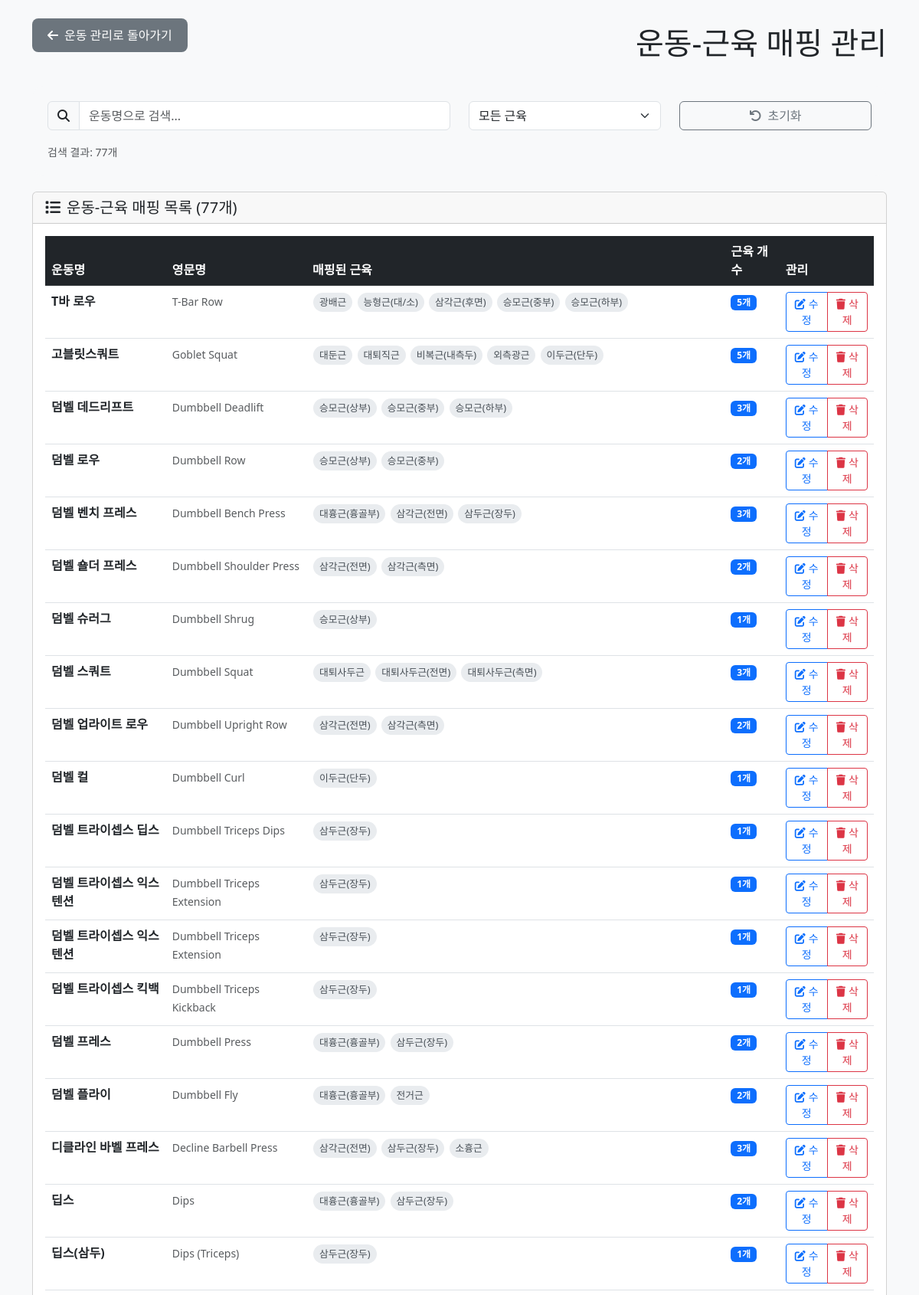
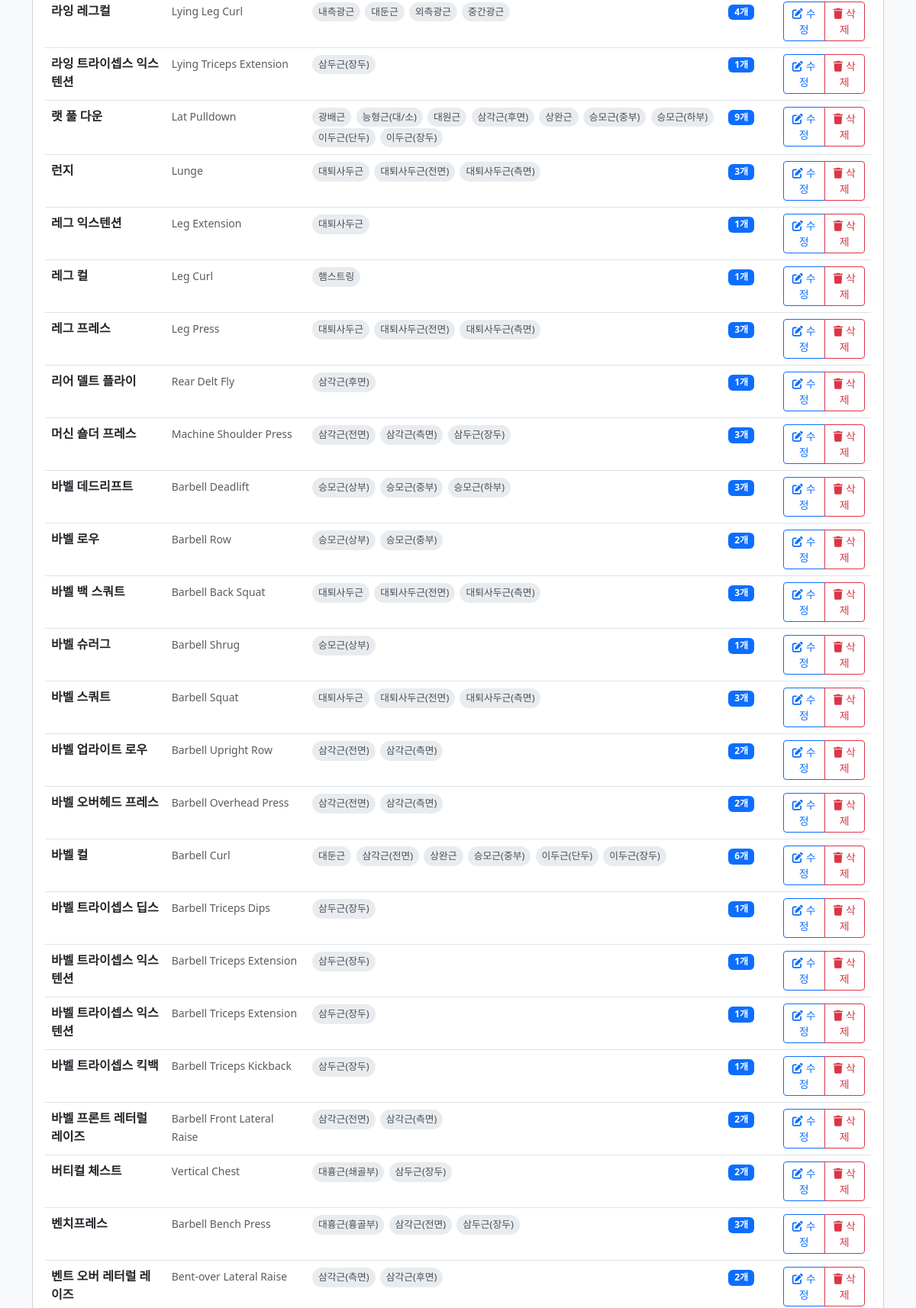
Screenshot of /admin/exercise_muscle_mapping.php (signed in, upper part) with the database file from the repository (2 pictures, top to bottom).
### tables this page shows
CREATE TABLE IF NOT EXISTS `m_exercise` (
  `ex_id` int(11) NOT NULL AUTO_INCREMENT,
  `name_kr` varchar(120) NOT NULL,
  `name_en` varchar(160) DEFAULT NULL,
  `equipment` varchar(60) DEFAULT NULL COMMENT 'Barbell/Dumbbell/Machine/Bodyweight',
  `equipment_kr` varchar(50) DEFAULT NULL COMMENT '장비명 (한글)',
  `angle` varchar(40) DEFAULT NULL COMMENT 'Flat/Incline/Decline 등',
  `angle_kr` varchar(50) DEFAULT NULL COMMENT '각도명 (한글)',
  `movement` varchar(40) DEFAULT NULL COMMENT 'Press/Pull/Extension/Curl 등',
  `movement_kr` varchar(50) DEFAULT NULL COMMENT '동작명 (한글)',
  `note` varchar(255) DEFAULT NULL,
  PRIMARY KEY (`ex_id`)
);

### admin/exercise_muscle_mapping.php (the view, shortened to what this page needs)
<?php
$pdo = getDB();
$exercises = [];
try {
    $stmt = $pdo->query("
        SELECT e.*,
               COUNT(em.muscle_code) as muscle_count,
               GROUP_CONCAT(DISTINCT m.name_kr ORDER BY m.name_kr SEPARATOR ', ') as muscle_names
        FROM m_exercise e
        LEFT JOIN m_exercise_muscle_target em ON e.ex_id = em.ex_id
        LEFT JOIN m_muscle m ON em.muscle_code = m.muscle_code
        GROUP BY e.ex_id
        ORDER BY e.name_kr
    ");
    $exercises = $stmt->fetchAll();
} catch (Exception $e) {
    $error = "운동 목록을 가져오는 중 오류가 발생했습니다: " . $e->getMessage();
}
?>
<!DOCTYPE html>
<html lang="ko">
<head>
    <link href="https://cdn.jsdelivr.net/npm/bootstrap@5.3.0/dist/css/bootstrap.min.css" rel="stylesheet">
    <link rel="stylesheet" href="https://cdnjs.cloudflare.com/ajax/libs/font-awesome/6.4.0/css/all.min.css">
</head>
<body class="bg-light">
    <div class="container mt-4">
        <div class="d-flex justify-content-between align-items-center mb-4">
            <a href="exercise_management.php" class="back-btn">
                <i class="fas fa-arrow-left me-2"></i>운동 관리로 돌아가기
            </a>
            <h1 class="mb-0">
                <i class="fas fa-muscle me-3"></i>운동-근육 매핑 관리
            </h1>
        </div>
        <div class="search-section">
            <div class="row">
                <div class="col-md-6">
                    <div class="input-group">
                        <span class="input-group-text"><i class="fas fa-search"></i></span>
                        <input type="text" class="form-control" id="searchInput" placeholder="운동명으로 검색...">
                    </div>
                </div>
                <div class="col-md-3">
                    <select class="form-select" id="muscleFilter">
                        <option value="">모든 근육</option>
                    </select>
                </div>
                <div class="col-md-3">
                    <button type="button" class="btn btn-outline-secondary w-100" onclick="resetFilters()">
                        <i class="fas fa-undo me-2"></i>초기화
                    </button>
                </div>
            </div>
            <div class="row mt-3">
                <div class="col-12">
                    <small class="text-muted">
                        검색 결과: <span id="resultCount"><?= count($exercises) ?></span>개
                    </small>
                </div>
            </div>
        </div>
        <div class="card">
            <div class="card-header">
                <h5 class="mb-0">
                    <i class="fas fa-list me-2"></i>운동-근육 매핑 목록 (<?= count($exercises) ?>개)
                </h5>
            </div>
            <div class="card-body">
                <div class="table-responsive">
                    <table class="table table-hover" id="exerciseTable">
                        <thead class="table-dark">
                            <tr>
                                <th>운동명</th>
                                <th>영문명</th>
                                <th>매핑된 근육</th>
                                <th>근육 개수</th>
                                <th>관리</th>
                            </tr>
                        </thead>
                        <tbody>
                            <?php foreach ($exercises as $exercise): ?>
                                <tr class="exercise-item"
                                    data-exercise-name="<?= htmlspecialchars($exercise['name_kr']) ?>"
                                    data-muscle-names="<?= htmlspecialchars($exercise['muscle_names'] ?? '') ?>">
                                    <td>
                                        <strong><?= htmlspecialchars($exercise['name_kr']) ?></strong>
                                    </td>
                                    <td>
                                        <small class="text-muted"><?= htmlspecialchars($exercise['name_en'] ?? '') ?></small>
                                    </td>
                                    <td>
                                        <?php if ($exercise['muscle_names']): ?>
                                            <div class="muscle-list">
                                                <?php
                                                $muscleArray = explode(', ', $exercise['muscle_names']);
                                                foreach ($muscleArray as $muscleName):
                                                ?>
                                                    <span class="muscle-badge"><?= htmlspecialchars(trim($muscleName)) ?></span>
                                                <?php endforeach; ?>
                                            </div>
                                        <?php else: ?>
                                            <span class="text-muted">매핑된 근육 없음</span>
                                        <?php endif; ?>
                                    </td>
                                    <td>
                                        <span class="badge bg-primary"><?= $exercise['muscle_count'] ?>개</span>
                                    </td>
                                    <td>
                                        <div class="btn-group" role="group">
                                            <button type="button" class="btn btn-sm btn-outline-primary"
                                                    onclick="editMapping(<?= $exercise['ex_id'] ?>, '<?= htmlspecialchars($exercise['name_kr']) ?>')">
                                                <i class="fas fa-edit me-1"></i>수정
                                            </button>
                                            <?php if ($exercise['muscle_count'] > 0): ?>
                                                <button type="button" class="btn btn-sm btn-outline-danger"
                                                        onclick="deleteMapping(<?= $exercise['ex_id'] ?>, '<?= htmlspecialchars($exercise['name_kr']) ?>')">
                                                    <i class="fas fa-trash me-1"></i>삭제
                                                </button>
                                            <?php endif; ?>
                                        </div>
                                    </td>
                                </tr>
                            <?php endforeach; ?>
                        </tbody>
                    </table>
                </div>
            </div>
        </div>
    </div>
</body>
</html>

### admin/exercise_muscle_mapping.php (style rules this page uses)
.muscle-badge { background: #e9ecef; color: #495057; padding: 3px 8px; border-radius: 15px; margin: 1px; display: inline-block; font-size: 0.8em; }
.back-btn { background: #6c757d; border: none; padding: 10px 20px; border-radius: 8px; color: white; text-decoration: none; display: inline-block; margin-bottom: 20px; }
.search-section { background: #f8f9fa; border-radius: 15px; padding: 20px; margin-bottom: 20px; }

### rows the page displays
m_exercise: name_kr "T바 로우", name_en "T-Bar Row", muscleName "광배근", muscleName "능형근(대/소)", muscleName "삼각근(후면)", muscleName "승모근(중부)", muscleName "승모근(하부)", muscle_count "5"
m_exercise: name_kr "고블릿스쿼트", name_en "Goblet Squat", muscleName "대둔근", muscleName "대퇴직근", muscleName "비복근(내측두)", muscleName "외측광근", muscleName "이두근(단두)", muscle_count "5"
m_exercise: name_kr "덤벨 데드리프트", name_en "Dumbbell Deadlift", muscleName "승모근(상부)", muscleName "승모근(중부)", muscleName "승모근(하부)", muscle_count "3"
m_exercise: name_kr "덤벨 로우", name_en "Dumbbell Row", muscleName "승모근(상부)", muscleName "승모근(중부)", muscle_count "2"
m_exercise: name_kr "덤벨 벤치 프레스", name_en "Dumbbell Bench Press", muscleName "대흉근(흉골부)", muscleName "삼각근(전면)", muscleName "삼두근(장두)", muscle_count "3"
m_exercise: name_kr "덤벨 숄더 프레스", name_en "Dumbbell Shoulder Press", muscleName "삼각근(전면)", muscleName "삼각근(측면)", muscle_count "2"
m_exercise: name_kr "덤벨 슈러그", name_en "Dumbbell Shrug", muscleName "승모근(상부)", muscle_count "1"
m_exercise: name_kr "덤벨 스쿼트", name_en "Dumbbell Squat", muscleName "대퇴사두근", muscleName "대퇴사두근(전면)", muscleName "대퇴사두근(측면)", muscle_count "3"
m_exercise: name_kr "덤벨 업라이트 로우", name_en "Dumbbell Upright Row", muscleName "삼각근(전면)", muscleName "삼각근(측면)", muscle_count "2"
m_exercise: name_kr "덤벨 컬", name_en "Dumbbell Curl", muscleName "이두근(단두)", muscle_count "1"
m_exercise: name_kr "덤벨 트라이셉스 딥스", name_en "Dumbbell Triceps Dips", muscleName "삼두근(장두)", muscle_count "1"
m_exercise: name_kr "덤벨 트라이셉스 익스텐션", name_en "Dumbbell Triceps Extension", muscleName "삼두근(장두)", muscle_count "1"
m_exercise: name_kr "덤벨 트라이셉스 익스텐션", name_en "Dumbbell Triceps Extension", muscleName "삼두근(장두)", muscle_count "1"
m_exercise: name_kr "덤벨 트라이셉스 킥백", name_en "Dumbbell Triceps Kickback", muscleName "삼두근(장두)", muscle_count "1"
m_exercise: name_kr "덤벨 프레스", name_en "Dumbbell Press", muscleName "대흉근(흉골부)", muscleName "삼두근(장두)", muscle_count "2"
m_exercise: name_kr "덤벨 플라이", name_en "Dumbbell Fly", muscleName "대흉근(흉골부)", muscleName "전거근", muscle_count "2"
m_exercise: name_kr "디클라인 바벨 프레스", name_en "Decline Barbell Press", muscleName "삼각근(전면)", muscleName "삼두근(장두)", muscleName "소흉근", muscle_count "3"
m_exercise: name_kr "딥스", name_en "Dips", muscleName "대흉근(흉골부)", muscleName "삼두근(장두)", muscle_count "2"
m_exercise: name_kr "딥스(삼두)", name_en "Dips (Triceps)", muscleName "삼두근(장두)", muscle_count "1"
m_exercise: name_kr "라잉 레그컬", name_en "Lying Leg Curl", muscleName "내측광근", muscleName "대둔근", muscleName "외측광근", muscleName "중간광근", muscle_count "4"
m_exercise: name_kr "라잉 트라이셉스 익스텐션", name_en "Lying Triceps Extension", muscleName "삼두근(장두)", muscle_count "1"
m_exercise: name_kr "랫 풀 다운", name_en "Lat Pulldown", muscleName "광배근", muscleName "능형근(대/소)", muscleName "대원근", muscleName "삼각근(후면)", muscleName "상완근", muscleName "승모근(중부)", muscleName "승모근(하부)", muscleName "이두근(단두)", muscleName "이두근(장두)", muscle_count "9"
m_exercise: name_kr "런지", name_en "Lunge", muscleName "대퇴사두근", muscleName "대퇴사두근(전면)", muscleName "대퇴사두근(측면)", muscle_count "3"
m_exercise: name_kr "레그 익스텐션", name_en "Leg Extension", muscleName "대퇴사두근", muscle_count "1"
m_exercise: name_kr "레그 컬", name_en "Leg Curl", muscleName "햄스트링", muscle_count "1"
m_exercise: name_kr "레그 프레스", name_en "Leg Press", muscleName "대퇴사두근", muscleName "대퇴사두근(전면)", muscleName "대퇴사두근(측면)", muscle_count "3"
m_exercise: name_kr "리어 델트 플라이", name_en "Rear Delt Fly", muscleName "삼각근(후면)", muscle_count "1"
m_exercise: name_kr "머신 숄더 프레스", name_en "Machine Shoulder Press", muscleName "삼각근(전면)", muscleName "삼각근(측면)", muscleName "삼두근(장두)", muscle_count "3"
m_exercise: name_kr "바벨 데드리프트", name_en "Barbell Deadlift", muscleName "승모근(상부)", muscleName "승모근(중부)", muscleName "승모근(하부)", muscle_count "3"
m_exercise: name_kr "바벨 로우", name_en "Barbell Row", muscleName "승모근(상부)", muscleName "승모근(중부)", muscle_count "2"
m_exercise: name_kr "바벨 백 스쿼트", name_en "Barbell Back Squat", muscleName "대퇴사두근", muscleName "대퇴사두근(전면)", muscleName "대퇴사두근(측면)", muscle_count "3"
m_exercise: name_kr "바벨 슈러그", name_en "Barbell Shrug", muscleName "승모근(상부)", muscle_count "1"
m_exercise: name_kr "바벨 스쿼트", name_en "Barbell Squat", muscleName "대퇴사두근", muscleName "대퇴사두근(전면)", muscleName "대퇴사두근(측면)", muscle_count "3"
m_exercise: name_kr "바벨 업라이트 로우", name_en "Barbell Upright Row", muscleName "삼각근(전면)", muscleName "삼각근(측면)", muscle_count "2"
m_exercise: name_kr "바벨 오버헤드 프레스", name_en "Barbell Overhead Press", muscleName "삼각근(전면)", muscleName "삼각근(측면)", muscle_count "2"
m_exercise: name_kr "바벨 컬", name_en "Barbell Curl", muscleName "대둔근", muscleName "삼각근(전면)", muscleName "상완근", muscleName "승모근(중부)", muscleName "이두근(단두)", muscleName "이두근(장두)", muscle_count "6"
m_exercise: name_kr "바벨 트라이셉스 딥스", name_en "Barbell Triceps Dips", muscleName "삼두근(장두)", muscle_count "1"
m_exercise: name_kr "바벨 트라이셉스 익스텐션", name_en "Barbell Triceps Extension", muscleName "삼두근(장두)", muscle_count "1"
m_exercise: name_kr "바벨 트라이셉스 익스텐션", name_en "Barbell Triceps Extension", muscleName "삼두근(장두)", muscle_count "1"
m_exercise: name_kr "바벨 트라이셉스 킥백", name_en "Barbell Triceps Kickback", muscleName "삼두근(장두)", muscle_count "1"
m_exercise: name_kr "바벨 프론트 레터럴 레이즈", name_en "Barbell Front Lateral Raise", muscleName "삼각근(전면)", muscleName "삼각근(측면)", muscle_count "2"
m_exercise: name_kr "버티컬 체스트", name_en "Vertical Chest", muscleName "대흉근(쇄골부)", muscleName "삼두근(장두)", muscle_count "2"
m_exercise: name_kr "벤치프레스", name_en "Barbell Bench Press", muscleName "대흉근(흉골부)", muscleName "삼각근(전면)", muscleName "삼두근(장두)", muscle_count "3"
m_exercise: name_kr "벤트 오버 레터럴 레이즈", name_en "Bent-over Lateral Raise", muscleName "삼각근(측면)", muscleName "삼각근(후면)", muscle_count "2"

### other values shown
count($exercises) "77"
